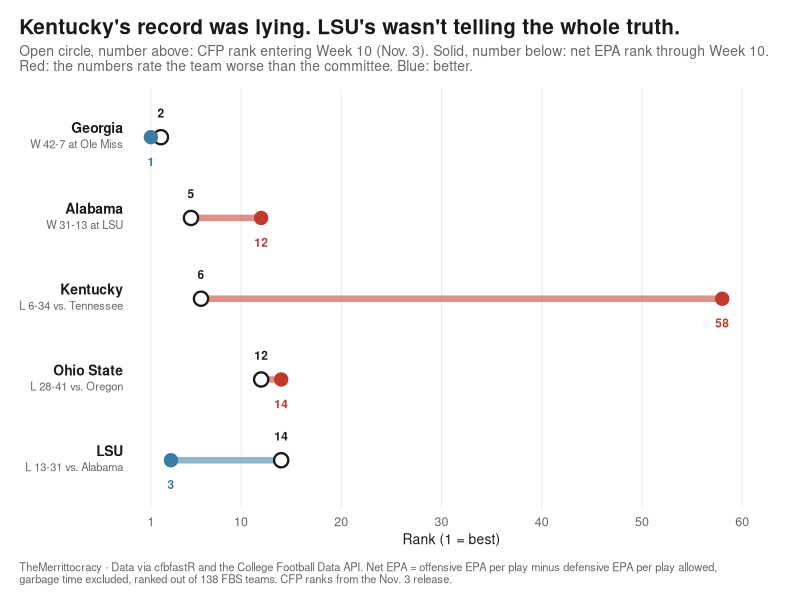

This chart was generated by the following R code:
# ============================================================================
# week10_cfb_wrapup_record_vs_efficiency.R
#
# Graphic for draft/week10_cfb_wrapup.md ("Life Is A Game Of Inches").
# Section: "You Can't Handle The Truth!" -- callback to the "Kansas" piece's
# record-vs-computers argument.
#
# Dumbbell: each team's CFP rank (Nov. 3 release, entering Week 10) against
# its net EPA rank through Week 10. Net EPA = offensive EPA per play minus
# defensive EPA per play allowed, garbage time excluded, ranked out of 138
# FBS teams.
#
# Expected (Week 10 data packet): Kentucky 6th in the CFP rankings vs 58th in
# net EPA (the long "record lying" bar); LSU 14th vs 3rd (the long bar the
# other way); Alabama 5th vs 12th; Georgia 2nd vs 1st; Ohio State 12th vs 14th.
#
# Data: ranks are typed in from the Week 10 data packet, which computes net
# EPA on the corrected 2026 play order; a raw cfbfastR pull lands a few spots
# off, so the packet's numbers are used as published in the article. Only the
# five teams with packet net EPA ranks are shown.
#
# Output: graphics/week10_cfb_wrapup/record_vs_efficiency.png (1200x800 @150dpi)
# ============================================================================

library(ggplot2)
library(dplyr)

out_path <- "graphics/week10_cfb_wrapup/record_vs_efficiency.png"

ranks <- tibble::tribble(
  ~team,        ~cfp, ~net_epa, ~result,
  "Georgia",       2,        1, "W 42-7 at Ole Miss",
  "Alabama",       5,       12, "W 31-13 at LSU",
  "Kentucky",      6,       58, "L 6-34 vs. Tennessee",
  "Ohio State",   12,       14, "L 28-41 vs. Oregon",
  "LSU",          14,        3, "L 13-31 vs. Alabama"
) |>
  mutate(
    dir   = if_else(net_epa > cfp, "worse", "better"),
    label = paste0("**", team, "**<br><span style='color:#666666;font-size:8pt;'>",
                   result, "</span>"),
    label = factor(label, levels = rev(label))   # CFP order, top to bottom
  )

# --- Palette (house light theme) ---------------------------------------------

col_bg      <- "#FFFFFF"
col_panel   <- "#FFFFFF"
col_grid    <- "#EEEEEE"
col_text    <- "#1A1A1A"
col_subtext <- "#666666"
col_better  <- "#3A7CA5"   # steel blue -- numbers better than the ranking
col_worse   <- "#C0392B"   # red -- numbers worse than the ranking
col_cfp     <- "#1A1A1A"   # CFP rank: open circle

theme_merrittocracy_light <- function(base_size = 12) {
  theme_minimal(base_size = base_size) +
    theme(
      plot.background    = element_rect(fill = col_bg,    color = NA),
      panel.background   = element_rect(fill = col_panel, color = NA),
      panel.grid.major   = element_line(color = col_grid, linewidth = 0.4),
      panel.grid.minor   = element_blank(),
      axis.text          = element_text(color = col_subtext, size = 9),
      axis.title         = element_text(color = col_text, size = 10),
      plot.title         = element_text(color = col_text, face = "bold",
                                        size = 15, margin = margin(b = 4)),
      plot.subtitle      = element_text(color = col_subtext, size = 10,
                                        margin = margin(b = 10)),
      plot.caption       = element_text(color = col_subtext, size = 8,
                                        hjust = 0, margin = margin(t = 10)),
      legend.position    = "none",
      plot.margin        = margin(14, 20, 10, 14)
    )
}

# --- Plot ---------------------------------------------------------------------
# CFP numbers sit above each row and net EPA numbers below (the segments are
# horizontal at the row's y), so no label touches a line and close pairs
# (Georgia 2/1, Ohio State 12/14) don't collide.

p <- ggplot(ranks, aes(y = label)) +
  geom_segment(aes(x = cfp, xend = net_epa, yend = label, color = dir),
               linewidth = 2.2, alpha = 0.55) +
  geom_point(aes(x = cfp), shape = 21, fill = col_bg, color = col_cfp,
             size = 4, stroke = 1.2) +
  geom_point(aes(x = net_epa, color = dir), size = 4.2) +
  geom_text(aes(x = cfp, label = cfp), color = col_cfp, size = 3,
            nudge_y = 0.3, fontface = "bold") +
  geom_text(aes(x = net_epa, label = net_epa, color = dir), size = 3,
            nudge_y = -0.3, fontface = "bold") +
  scale_color_manual(values = c(better = col_better, worse = col_worse)) +
  scale_x_continuous(breaks = c(1, 10, 20, 30, 40, 50, 60),
                     limits = c(0, 62), expand = expansion(add = c(1, 1))) +
  labs(
    title    = "Kentucky's record was lying. LSU's wasn't telling the whole truth.",
    subtitle = paste0("Open circle, number above: CFP rank entering Week 10 (Nov. 3). ",
                      "Solid, number below: net EPA rank through Week 10.\n",
                      "Red: the numbers rate the team worse than the committee. ",
                      "Blue: better."),
    x        = "Rank (1 = best)",
    y        = NULL,
    caption  = paste0("TheMerrittocracy · Data via cfbfastR and the College ",
                      "Football Data API. Net EPA = offensive EPA per play minus ",
                      "defensive EPA per play allowed,\ngarbage time excluded, ",
                      "ranked out of 138 FBS teams. CFP ranks from the Nov. 3 release.")
  ) +
  theme_merrittocracy_light() +
  theme(
    axis.text.y.left   = ggtext::element_markdown(color = col_text, size = 10,
                                                  hjust = 1, lineheight = 1.1),
    panel.grid.major.y = element_blank(),
    # title, subtitle and caption align to the whole plot, not the panel the
    # team labels push right, so they don't clip
    plot.title.position   = "plot",
    plot.caption.position = "plot"
  )

ggsave(filename = out_path, plot = p, width = 1200 / 150, height = 800 / 150,
       dpi = 150, bg = col_bg)
cat("wrote", out_path, "\n")
